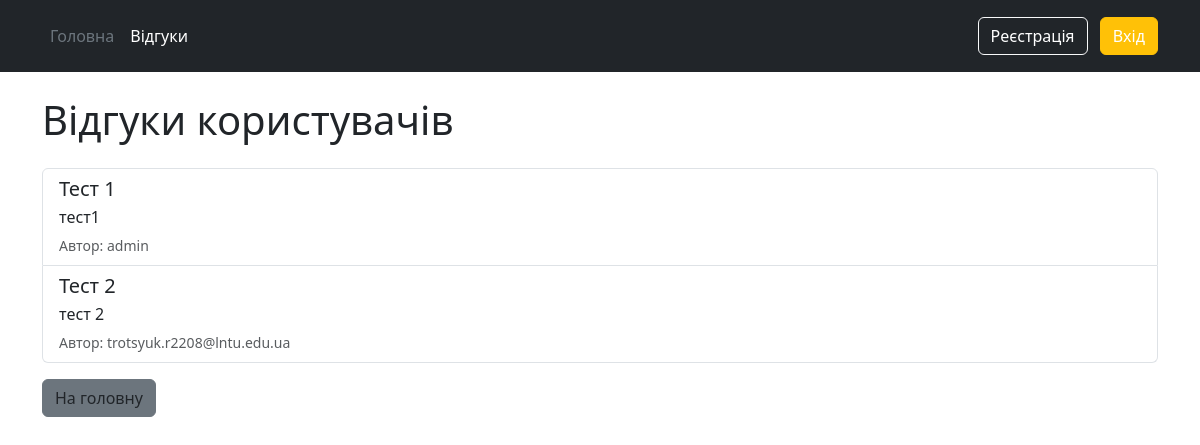
/reviews, run on an earlier commit of the app's database.
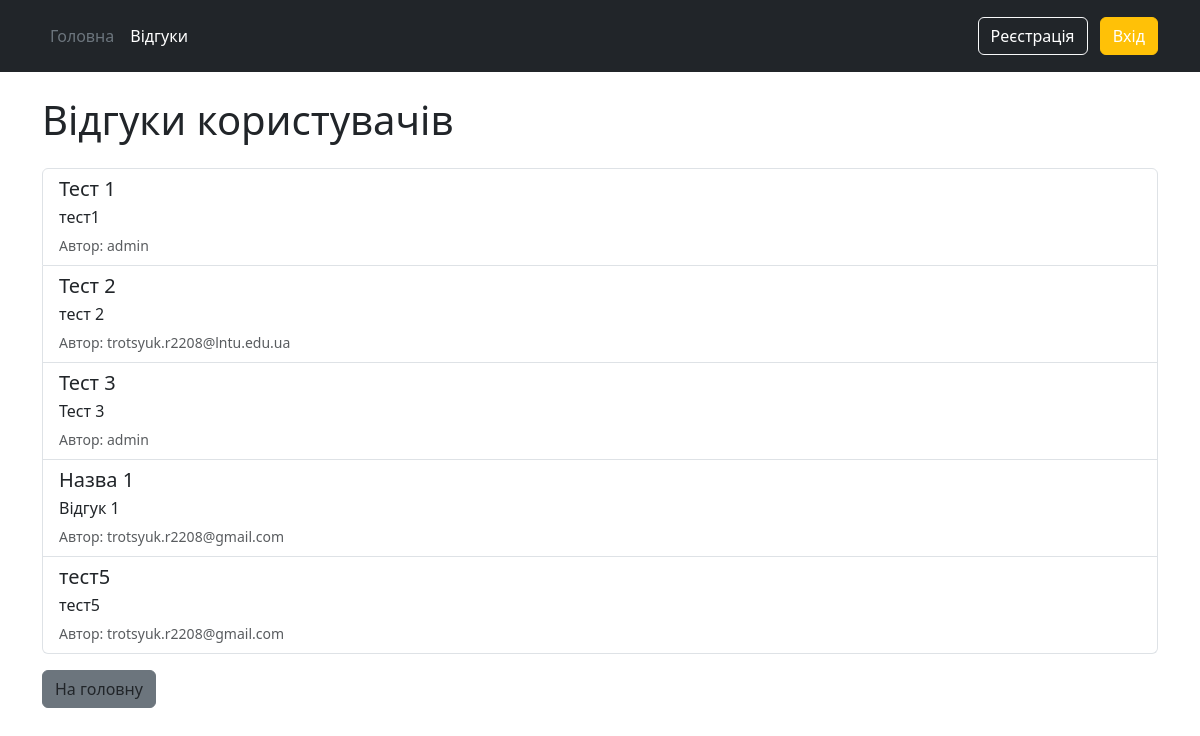
And on a later commit of the database.
### models.py (models this page shows)
class Review(db.Model):
    id = db.Column(db.Integer, primary_key=True)
    title = db.Column(db.String(100))
    content = db.Column(db.Text)
    user_id = db.Column(db.Integer, db.ForeignKey('user.id'), nullable=False)

class User(db.Model, UserMixin):
    id = db.Column(db.Integer, primary_key=True)
    username = db.Column(db.String(50), unique=True, nullable=False)
    password = db.Column(db.String(200), nullable=False)
    is_admin = db.Column(db.Boolean, default=False)
    reviews = db.relationship('Review', backref='author', lazy=True)

### app.py (the view)
@app.route("/reviews")
def reviews():
    all_reviews = Review.query.all()
    return render_template(
        "reviews.html",
        reviews=all_reviews,
        is_admin=current_user.is_authenticated and current_user.is_admin
    )

### app.py (called while the page is built)
@app.before_request
def generate_request_id():
    g.request_id = str(uuid.uuid4())

@app.before_request
def rate_limit_check():
    ip = request.remote_addr
    now = time.time()
    window = rate_limit.get(ip, [])
    window = [t for t in window if now - t < 60]
    if len(window) >= 10:
        response = redirect(url_for("index"))
        response.status_code = 429
        response.headers["Retry-After"] = "10"
        flash("Забагато запитів. Спробуйте пізніше.", "warning")
        return response
    window.append(now)
    rate_limit[ip] = window

@app.after_request
def add_request_id_header(response):
    response.headers["X-Request-Id"] = g.request_id
    return response

### templates/reviews.html (shortened to what this page needs)
{% extends 'base.html' %}
{% block body %}
<div class="container mt-4">
    <h1 class="mb-4">Відгуки користувачів</h1>
    {% if reviews %}
        <ul class="list-group">
            {% for r in reviews %}
                <li class="list-group-item d-flex justify-content-between align-items-start">
                    <div>
                        <h5 class="mb-1">{{ r.title }}</h5>
                        <p class="mb-1">{{ r.content }}</p>
                        <small class="text-muted">
                            Автор: {{ r.author.username }}
                        </small>
                    </div>
                </li>
            {% endfor %}
        </ul>
    {% else %}
        <p>Ще немає відгуків.</p>
    {% endif %}
    <div class="mt-3">
        <a href="/" class="btn btn-secondary">На головну</a>
    </div>
</div>
{% endblock %}

### templates/base.html (shortened to what this page needs)
<!DOCTYPE html>
<html lang="en">
<head>
    <link rel="stylesheet" href="static/index.css">
    <link rel="stylesheet" href="https://cdn.jsdelivr.net/npm/bootstrap@5.3.3/dist/css/bootstrap.min.css">
</head>
<body>
    <header class="p-3 text-bg-dark">
        <div class="container">
            <div class="d-flex flex-wrap align-items-center justify-content-center justify-content-lg-start">
                <ul class="nav col-12 col-lg-auto me-lg-auto mb-2 justify-content-center mb-md-0">
                    <li><a href="/" class="nav-link px-2 text-secondary">Головна</a></li>
                    <li><a href="/reviews" class="nav-link px-2 text-white">Відгуки</a></li>
                </ul>
                <div class="text-end">
                <div class="text-end">
                    {% if not current_user.is_authenticated %}
                        <a href="/register" class="btn btn-outline-light me-2">Реєстрація</a>
                        <a href="/login" class="btn btn-warning">Вхід</a>
                    {% else %}
                        <span class="text-white me-3">
                            {{ current_user.username }}
                        </span>
                        <a href="/logout" class="btn btn-danger">Вихід</a>
                    {% endif %}
                </div>
                </div>
            </div>
        </div>
    </header>
    {% block body %}{% endblock %}
</body>
</html>

### static/index.css (style rules this page uses)
a, a:visited, a:hover, a:active { text-decoration: none !important; color: inherit !important; }

What changed in the data, as far as the page shows it:
added Review: title "Тест 3", content "Тест 3", author.username "admin"
added Review: title "Назва 1", content "Відгук 1", author.username "trotsyuk.r2208@gmail.com"
added Review: title "тест5", content "тест5", author.username "trotsyuk.r2208@gmail.com"
